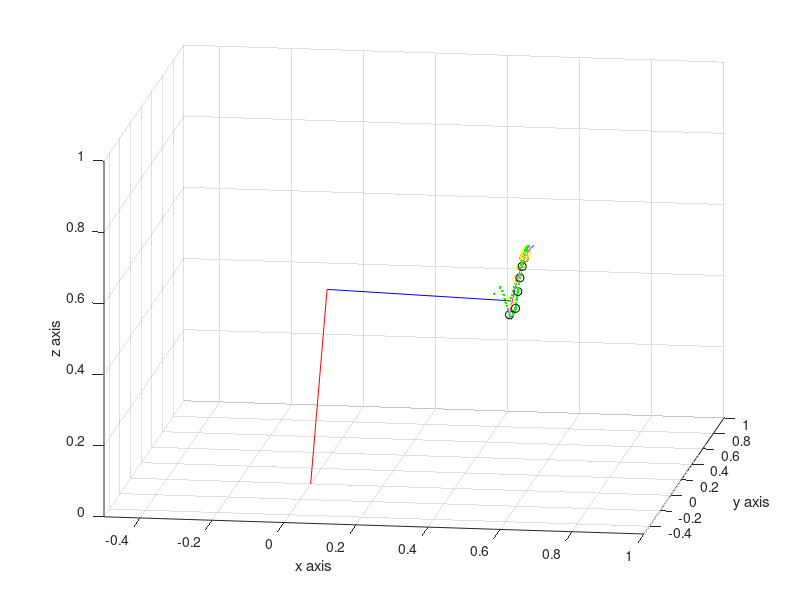

Write the MATLAB code that produced this figure.
%DTEE6

clear;clc;close all;

hold on
view([40 -270 90])
xlabel('x axis')
axis([-0.5 1 -0.5 1 0 1])
ylabel('y axis')
zlabel('z axis')
grid on
box off

%Inisiasi nilai
L1=0 ;%[m]
L2=0.55 ;%[m]
L3=0.51 ;%[m]

m1=0.38 ;%[kg]
m2=0.38 ;%[kg]
m3=0.50 ;%[kg]

I1=0.2176;
I2=0.0205;
I3=0.0205;

ts=0.1; %[s] TIME SAMPLING
g=9.8; %[m/s^2]

%Kp=0.12 dan KI=0.11 normal, Ki=0.55 overshoot, Kp=0.22 lumayan
Kp=0.15; 
Ki=0.1;

int_e1=0;
int_e2=0;
int_e3=0;


%Step 1
q1(1)=0;
q2(1)=90*pi/180;
q3(1)=-90*pi/180;%

q1deg(1)=q1(1)*180/pi;
q2deg(1)=q2(1)*180/pi;
q3deg(1)=q3(1)*180/pi;

dq1(1)=0;
dq2(1)=0; 
dq3(1)=0;

%INPUT, silakan titik yang diinginkan---------------------------------------------------------    
%Trajectory yang diinginkan


%Pemodelan Jalur Fleksi-Ekstensi
    %Parameter jalur
    Lp=0.33; %Lengan Pasien
    phi=40; %Derajat, sudut fleksi-ekstensi
    
    
%Titik Awal
x0=0.55;                              xo=x0;   %Kalo di arduino, di read lgsg
y0=0;                                 yo=y0;
z0=0.48;                              zo=z0;

%Titik Akhir (fungsi dari titik awal, lengan pasien, dan sudut
%fleksi-ekstensi)
xp=x0+Lp*(1-cosd(phi));
yp=y0;
zp=z0+Lp*sind(phi);

%abc quadratic generator
a=(z0-zp)/(xp-x0).^2;
b=-2*a*xp;
c=zp-a*xp.^2-b*xp;

xtr=x0:0.01:xp;
ydum=ones(1,length(xtr));
ytr=yp*ydum; %Selalu
ztr=a*xtr.^2+b*xtr+c;

hh=plot3(xtr,ytr,ztr,'m');

    %pdesired=[CPfleksi1 CPfleksi2 CPfleksi3 ... CPfleksin dummyvalue dummyvalue];
    xd=[xtr 0 0]; 
    yd=[ytr 0 0];
    zd=[ztr 0 0];
    
n=1;
CPfleksi=length(xd) - 2; %CPfleksi = checkpoint
CPekstensi=0;

%Penyederhanaan agar mempermudah hidup
   s1=sin(q1(1));
   s2=sin(q2(1));
   s23=sin(q2(1)+q3(1));
   s3=sin(q3(1));
   c1=cos(q1(1));
   c2=cos(q2(1));
   c23=cos(q2(1)+q3(1));
   c3=cos(q3(1));

xee(1)= L2*c1*c2+L3*c1*c23;
yee(1)= L2*s1*c2+L3*s1*c23;
zee(1)= L2*s2+L3*s23;



ex(1)=xp-xee;
ey(1)=yp-yee;
ez(1)=zp-zee;
i=0;
l=0;
time=0;

while ((abs(ex(i+1))>0.005) || (abs(ey(i+1))>0.005) || (abs(ez(i+1))>0.005))
   
   i=i+1;
   time=time+ts;
  
   q(i,1)=q1(i);
   q(i,2)=q2(i);
   q(i,3)=q3(i);
   
   %Penyederhanaan agar mempermudah hidup
   s1=sin(q(i,1));
   s2=sin(q(i,2));
   s23=sin(q(i,2)+q(i,3));
   s3=sin(q(i,3));
   c1=cos(q(i,1));
   c2=cos(q(i,2));
   c23=cos(q(i,2)+q(i,3));
   c3=cos(q(i,3));
   
   %Step 2
   %Matriks transformasi T01 T12 T23 = T03
   A1=[c1 0 s1 0; 
        s1 0 -c1 0; 
        0 1 0 0; 
        0 0 0 1];
   A2=[c2 -s2 0 L2*c2; 
       s2 c2 0 L2*s2; 
       0 0 1 0; 
       0 0 0 1];
   A3=[c3 -s3 0 L3*c3; 
       s3 c3 0 L3*s3; 
       0 0 1 0; 
       0 0 0 1];
   
   ea=[0;0;0;1];
   
   xyzlink1=A1*ea;
   xyzlink2=A1*A2*ea;
   xyzlink3=A1*A2*A3*ea;
   
   xlink1(i)=xyzlink1(1);
   ylink1(i)=xyzlink1(2);
   zlink1(i)=xyzlink1(3);

   xlink2(i)=xyzlink2(1);
   ylink2(i)=xyzlink2(2);
   zlink2(i)=xyzlink2(3);

   xlink3(i)=xyzlink3(1);
   ylink3(i)=xyzlink3(2);
   zlink3(i)=xyzlink3(3);
   
   %Step 4
   ex(i+1)=xd(i,1)-xlink3(i);
   ey(i+1)=yd(i,1)-ylink3(i);
   ez(i+1)=zd(i,1)-zlink3(i);
   
   h2=plot3([xlink2(i) xlink3(i)],[ylink2(i) ylink3(i)],[zlink2(i) zlink3(i)],'b');
   h1=plot3([xlink1(i) xlink2(i)],[ylink1(i) ylink2(i)],[zlink1(i) zlink2(i)],'r');
   h0=plot3([0 xlink1(i)],[0 ylink1(i)],[0 zlink1(i)],'k');
   pause(ts);
   h3=plot3(xlink3(i),ylink3(i),zlink3(i),'.g');
   hold on;
        
   set(h2,'Visible','off')
   set(h1,'Visible','off')
   set(h0,'Visible','off')
   
   %Step 3
   %Step pengembangan jalur yang didefinisikan 
   for j=1:(CPfleksi+2)
       xd(i+1,j)=xd(i,j);
       yd(i+1,j)=yd(i,j);
       zd(i+1,j)=zd(i,j);
   end
   
   if n<CPfleksi-1  
        if ((abs(ex(i+1))<0.02) && (abs(ey(i+1))<0.02) && (abs(ez(i+1))<0.02))
        n=n+1;
        %Tambahan biar bisa dituker balik
        xd(i+1,CPfleksi+1)=xd(i+1,1);
        yd(i+1,CPfleksi+1)=yd(i+1,1);
        zd(i+1,CPfleksi+1)=zd(i+1,1);
        
        for v=1:(CPfleksi-1)
            xd(i+1,v)=xd(i+1,v+1);
            yd(i+1,v)=yd(i+1,v+1);
            zd(i+1,v)=zd(i+1,v+1);
            
        end
        xd(i+1,CPfleksi)=xd(i+1,CPfleksi+1);
        yd(i+1,CPfleksi)=yd(i+1,CPfleksi+1);
        zd(i+1,CPfleksi)=zd(i+1,CPfleksi+1);
        
        h4=plot3(xlink3(i),ylink3(i),zlink3(i),'ok');
        
        end
   if n==CPfleksi-1
           if ((abs(ex(i+1))<0.02) && (abs(ey(i+1))<0.02) && (abs(ez(i+1))<0.02))
            n=n+1;
            %Tambahan biar bisa dituker balik
             xd(i+1,CPfleksi+1)=xd(i+1,1);
             yd(i+1,CPfleksi+1)=yd(i+1,1);
             zd(i+1,CPfleksi+1)=zd(i+1,1);
        
        for v=1:(CPfleksi-1)
             xd(i+1,v)=xd(i+1,v+1);
             yd(i+1,v)=yd(i+1,v+1);
             zd(i+1,v)=zd(i+1,v+1);
            
        end
             xd(i+1,CPfleksi)=xd(i+1,CPfleksi+1);
             yd(i+1,CPfleksi)=yd(i+1,CPfleksi+1);
             zd(i+1,CPfleksi)=zd(i+1,CPfleksi+1);
        
        h4=plot3(xlink3(i),ylink3(i),zlink3(i),'ok');
            
            CPekstensi=2*CPfleksi-2; %default 2*CPfleksi-2, 2*CPfleksi-1 itu bisa membuat balik ke (0,0,0)
            end
       end 
        
   end
   
   
   %Step 5
   %Jacobian velocity
   Jv(1,1) = -s1*(c23*L3 + c2*L2);
   Jv(1,2) = -c1*(s23*L3 + s2*L2);
   Jv(1,3) = -c1*(s23*L3); 
   
   Jv(2,1) = c1*(c23*L3 + c2*L2);
   Jv(2,2) = -s1*(s23*L3 + s2*L2);
   Jv(2,3) = -s1*(s23*L3); 

   Jv(3,1) = 0;
   Jv(3,2) = c23*L3+c2*L2;
   Jv(3,3) = c23*L3;
   
   Jinv=inv(Jv);
   
   dx=ex(i); %Biar bisa dimasukkin ke matrix
   dy=ey(i);
   dz=ez(i);
   
   dq=Jinv*[dx;dy;dz]; %Dalam radian
   %dq=dqm'; %Dalam Radian
   
   %Step 6
   %q123desired(i)=q(i)+dq(i);
 %  q123desired(i,1)=q(i,1)+dq(i,1);
 %  q123desired(i,2)=q(i,2)+dq(i,2);
 %  q123desired(i,3)=q(i,3)+dq(i,3);
   
   %Step 7
    eq1(i)=dq(1,1); 
    eq2(i)=dq(2,1);
    eq3(i)=dq(3,1); 
   
   %Step 8
   
   %Kontroler PID
   PID1(i)=Kp*eq1(i) + Ki * int_e1;
   PID2(i)=Kp*eq2(i) + Ki * int_e2;
   PID3(i)=Kp*eq3(i) + Ki * int_e3;
   
   int_e1=int_e1 + eq1(i)*ts;
   int_e2=int_e2 + eq2(i)*ts;
   int_e3=int_e3 + eq3(i)*ts;
   
   %Kompensator
     %Matriks Centrifugal (B)
     B(1,1) = -2*(m1*s1.^2 + m2*c1.^2)*(L2*c2 + L3*c23)*(L2*s2 + L3*s23);%
     B(1,2) = 2*c1*s1*(I2-I1+(m1-m2)*c23*(L2*c2 + L3*c23));
     B(1,3) = -2*(m1*s1.^2 + m2*c1.^2)*s23*L3*(L2*c2 + L3*c23);%
     B(2,1) = -2*c1*s1*(I2-I1 + (m1-m2)*(L2*s2 + L3*s23).^2 );%
     B(2,2) = 2*((m1*c1.^2 + m2*s1.^2)*L3*c23*(L2*s2 + L3*s23)-m3*L3*s23*(L2*c2 + L3*c23)); 
     B(2,3) = -2*c1*s1*(I2-I1 + (m1-m2)*L3*s23*(L2*s2 + L3*s23));%
     B(3,1) = B(2,3);%
     B(3,2) = 2*(m1*c1^2 + m2*s1^2 - m3)*L3.^2*s23*c23;
     B(3,3) = -2*c1*s1*(I2-I1 + (m1-m2)*L3.^2*s23.^2);
     
     %Matriks Coriolis (C) 
     C(1,1) = c1*s1*(m1-m2)*(L2*c2 + L3*c23).^2;
     C(1,2) = c1*s1*(I2-I1 + (m1-m2)*(L2*c2 + L3*c23));
     C(1,3) = c1*s1*(I2-I1 + (m1-m2)*L3*c23*(L2*c2 + L3*c23));
     C(2,1) = (m1*c1.^2 + m2*s1.^2)*(L2*c2 + L3*c23)*(L2*s2 + L3*s23);
     C(2,2) = (m1*c1.^2 + m2*s1.^2 - m3)*(L2*s2 + L3*s23)*(L2*c2 + L3*c23);
     C(2,3) = (m1*c1.^2 + m2*s1.^2)*L3*c23*(L2*s2 + L3*s23)-m3*L3*s23*(L2*c2 + L3*c23);
     C(3,1) = (m1*c1.^2 + m2*s1.^2)*L3*s23*(L2*c2 + L3*c23); 
     C(3,2) = (m1*c1.^2 + m2*s1.^2)*L3*s23*(L2*c2 + L3*c23)- m3*L3*c23*(L2*s2 + L3*s23); 
     C(3,3) = (m1*c1.^2 + m2*s1.^2 - m3)*L3^2*c23*s23;
     
     %Gravitasi
       N(1,1)=0;
       N(2,1)=m2*g*(L2*c2+L3*cos(q(i,2)-q(i,3)))+m3*g*(L2*c2+L3*c23);
       N(3,1)=-m2*g*L2*cos(q(i,2)-q(i,3))+m3*g*L3*c23;
  
   Lagrange=B*[dq(1,1)*dq(2,1);dq(2,1)*dq(3,1);dq(3,1)*dq(1,1)]+C*[(dq(1,1)).^2;(dq(2,1)).^2;(dq(3,1)).^2];
   
   pwm1(i)=PID1(i)+Lagrange(1,1); %Untuk memutar motornya, kalau disimulasi gak kepake
   pwm2(i)=PID2(i)+Lagrange(2,1); %if pwm>(+-)25 (pwm=(+-)25)
   pwm3(i)=PID3(i)+Lagrange(3,1);
   
   %Step 9 PWM
   q1(i+1)=q1(i)+1*pwm1(i);%dq(:,1);
   q2(i+1)=q2(i)+1*pwm2(i);%dq(:,2);
   q3(i+1)=q3(i)+1*pwm3(i);%dq(:,3);
   
   q1deg(i+1)=q1(i+1)*180/pi;
   q2deg(i+1)=q2(i+1)*180/pi;
   q3deg(i+1)=q3(i+1)*180/pi;
   
   %Last step, code pengembalian ke titik awal fleksi
   if n<=CPekstensi 
       
       if ((abs(ex(i+1))<0.02) && (abs(ey(i+1))<0.02) && (abs(ez(i+1))<0.02))
       %Tes mengganti CPfleksi dengan CPekstensi
       n=n+1;
       %CPekstensi=CPekstensi+1;
       xd(i+1,CPfleksi+2)=xd(i+1,CPfleksi+1);
       yd(i+1,CPfleksi+2)=yd(i+1,CPfleksi+1);
       zd(i+1,CPfleksi+2)=zd(i+1,CPfleksi+1);
       l=1;
       for l=l:(CPfleksi)
           xd(i+1,CPfleksi+2-l)=xd(i+1,CPfleksi+1-l);
           yd(i+1,CPfleksi+2-l)=yd(i+1,CPfleksi+1-l);
           zd(i+1,CPfleksi+2-l)=zd(i+1,CPfleksi+1-l);
       end
       xd(i+1,1)=xd(i+1,CPfleksi+2);
       yd(i+1,1)=yd(i+1,CPfleksi+2);
       zd(i+1,1)=zd(i+1,CPfleksi+2);
       
       h5=plot3(xlink3(i),ylink3(i),zlink3(i),'oy');
      
       end
   end %Trajectory kebawah
    
   %img = screencapture(0, 'Position', [0 0 1270 1023]);
   
end %While 1

%time=time+ts; %Merealistiskan waktu

h2=plot3([xlink2(i) xlink3(i)],[ylink2(i) ylink3(i)],[zlink2(i) zlink3(i)],'b');
h1=plot3([xlink1(i) xlink2(i)],[ylink1(i) ylink2(i)],[zlink1(i) zlink2(i)],'r');
h0=plot3([0 xlink1(i)],[0 ylink1(i)],[0 zlink1(i)],'k');
pause(ts); %default 0.05
h3=plot3(xlink3(i),ylink3(i),zlink3(i),'.g');
h5=plot3(xlink3(i),ylink3(i),zlink3(i),'oy');
hold on;

%legend('Lengan 2', 'Lengan 1', 'Trajectory','Trajectory Fleksi')

w1=['Simulation takes ',num2str(time),' seconds with '];
w2=[num2str(i),' iterations.'];
disp(w1)
disp(w2)